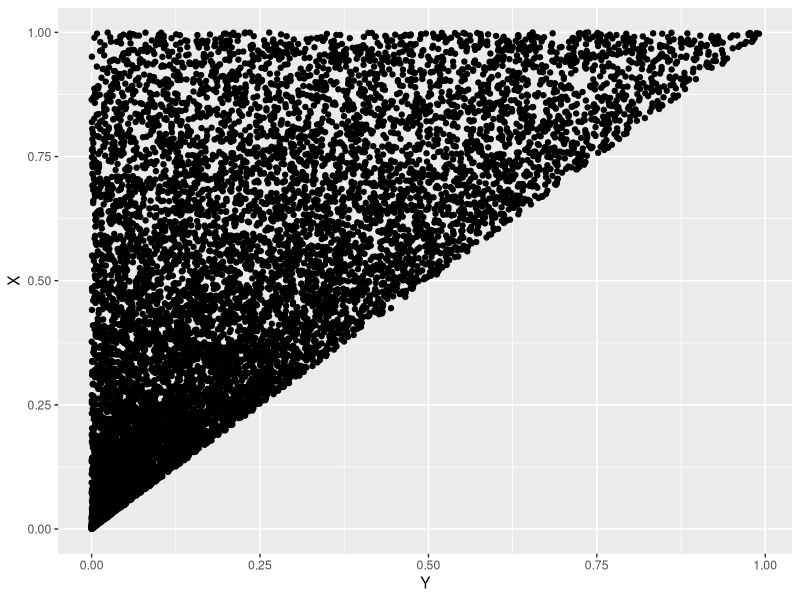
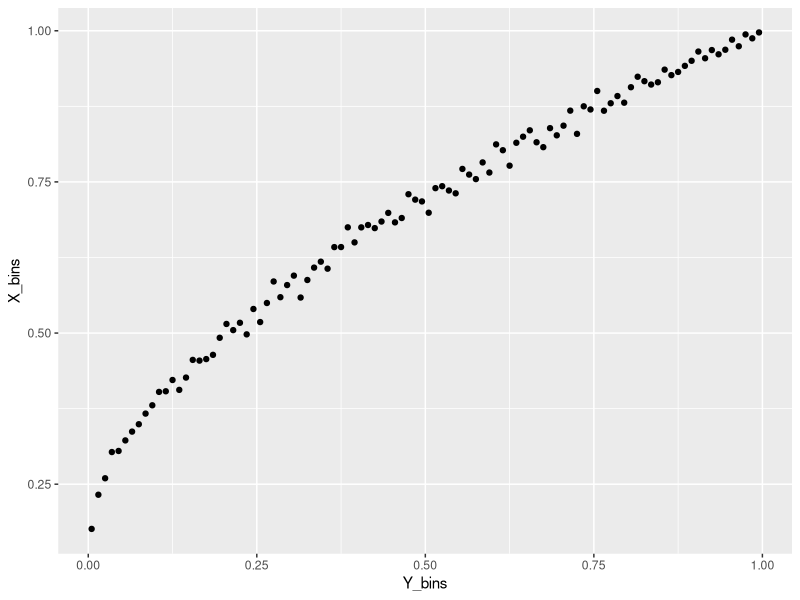
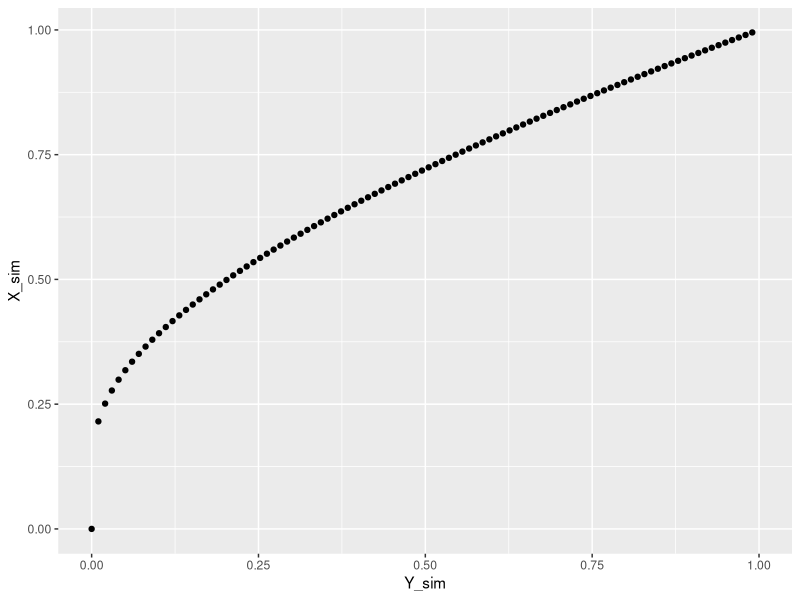
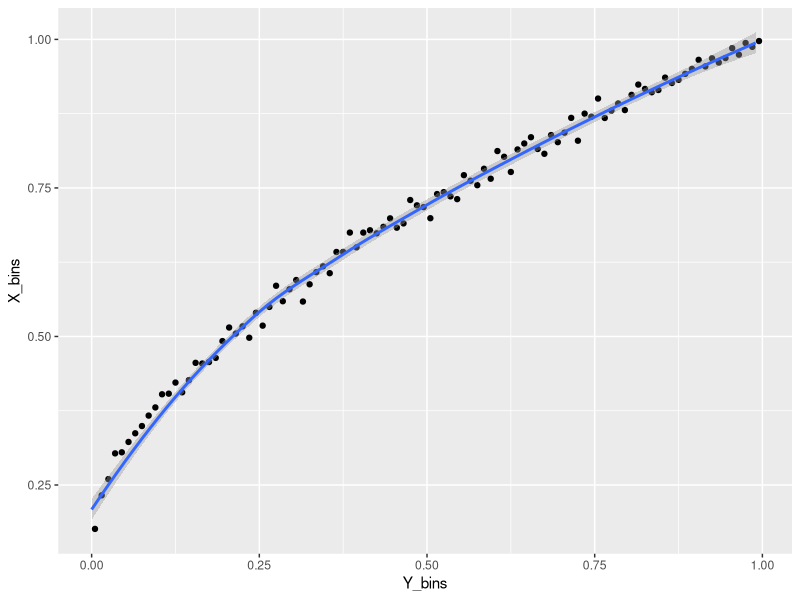
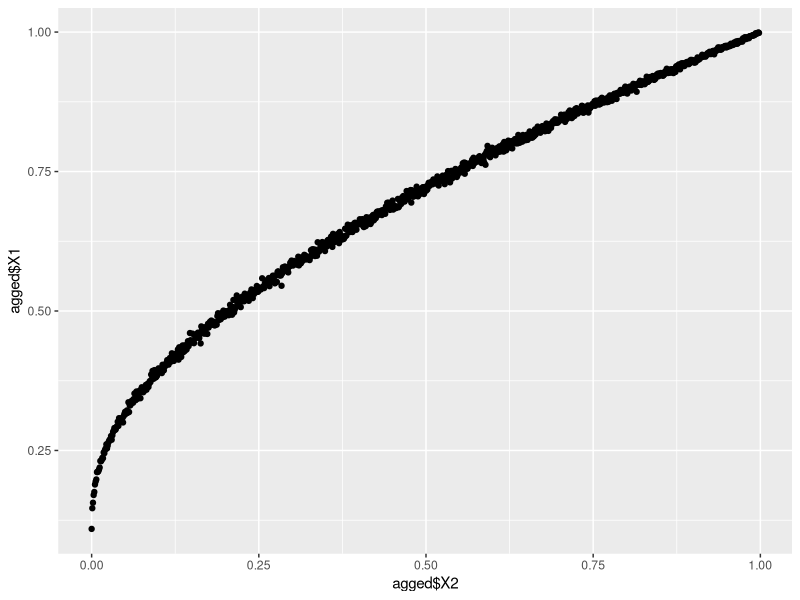

These figures' R source, in order: (Note: this script raises an error after producing the figures.)
library(ggplot2)
library(dplyr)
library(psych)

### Part 1 (Andrew's solution) ###

# Simulate X and Y for 10000 trials
n_trials = 10000
X = runif(n_trials)
Y = runif(n_trials, max=X)
qplot(Y, X)

# Do the binning
bin_width = 0.01
n_bins = 1/bin_width
bin_right = 1:n_bins * bin_width
bin_left = bin_right - bin_width
X_bins = sapply(1:n_bins, function(n) mean(X[Y > bin_left[n] & Y < bin_right[n]]))
Y_bins = sapply(1:n_bins, function(n) mean(c(bin_left[n], bin_right[n])))
qplot(Y_bins, X_bins)

# Plot theoretical result
Y_sim = seq(0, 1, length.out=n_bins)
X_sim = (Y_sim - 1) / log(Y_sim)
qplot(Y_sim, X_sim)

# Plot simulated + theoretical result
df = data.frame(X_bins, Y_bins, X_sim, Y_sim)
ggplot(df) + geom_point(aes(x=Y_bins, y=X_bins)) + geom_smooth(aes(x=Y_sim, y=X_sim))

### Part 1 (Jonah's solution for Monte Carlo simulation) ###

ldf = data.frame(t(sapply(1:1000000, function(i){x = runif(1); y = runif(1)*x; c(x,y)})))
ldf$X2 = round(ldf$X2 , 3)
agged = aggregate(ldf, ldf["X2"], FUN = mean)
agged = agged[1:2]

qplot(agged$X2, agged$X1)

### Part 2 (Andrew's solution) ###

# Load dataset
help(msq)
df = msq

# Compute fraction of missing values
frac_missing = sapply(df, function(col) sum(is.na(col)) / length(col))
frac_missing[order(frac_missing, decreasing=TRUE)][1:10]

# Select subset of columns
df = select(df, Extraversion, Neuroticism, active:scornful)

# Replace missing values with column means
for (i in 1:ncol(df)) {
  df[[i]][is.na(df[[i]])] = mean(df[[i]], na.rm=TRUE)
}

# Plots
ggplot(df, aes(x=Extraversion)) + geom_histogram()
ggplot(df, aes(x=Neuroticism)) + geom_histogram()
ggplot(df, aes(x=Extraversion)) + geom_density()
ggplot(df, aes(x=Neuroticism)) + geom_density()
ggplot(df, aes(x=Neuroticism, y=Extraversion)) + geom_point() + geom_smooth()

# Linear fits
fit_neuro = lm(Neuroticism ~ .-Extraversion, df)
fit_extra = lm(Extraversion ~ .-Neuroticism, df)

# Coefficients
top_ten = function(coefs) coefs[order(abs(coefs), decreasing=TRUE)][1:10]
top_ten(coef(fit_neuro))
top_ten(coef(fit_extra))

### Part 3 ###

# Question 1
# SELECT faculty_name FROM COURSES INNER JOIN COURSE_FACULTY ON course_id INNER JOIN FACULTY ON faculty_id WHERE course_name = "whatever"

# Question 2
# The HAVING clause specifies a search condition if we use some grouping or aggregation clause like GROUP BY. The WHERE clause does not apply to GROUP BY. I.e., HAVING serves the function of WHERE but for a table that's been grouped by GROUP BY.

# Question 3
# See http://stackoverflow.com/a/28719292/3721976